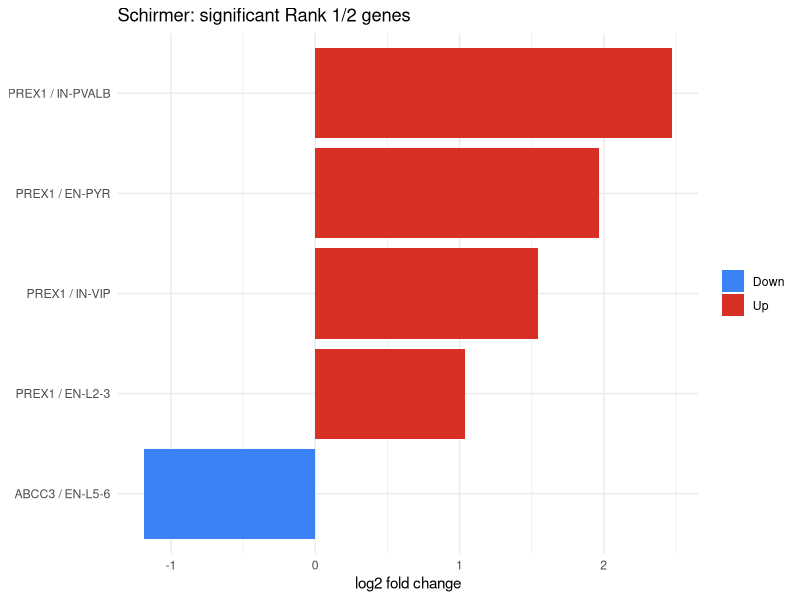
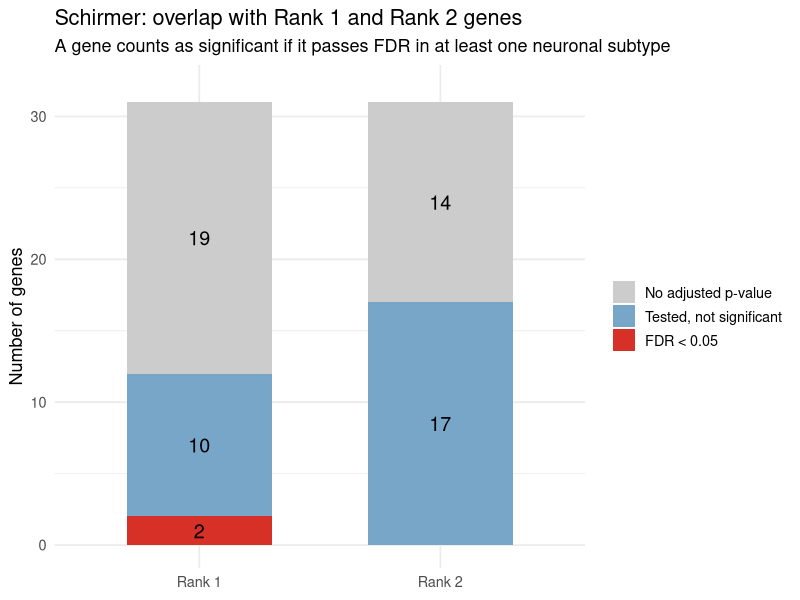

These figures' R source, in order:
# Plot significant Rank 1 and Rank 2 genes.
library(ggplot2)

r <- read.csv("results/rank_gene_results.csv")
r <- r[!is.na(r$padj) & r$padj < 0.05, ]
r$label <- paste(r$human_symbol, r$subtype, sep = " / ")

p <- ggplot(r, aes(reorder(label, log2FoldChange), log2FoldChange,
                   fill = log2FoldChange > 0)) +
  geom_col() + coord_flip() +
  scale_fill_manual(values = c("#3B82F6", "#D73027"),
                    labels = c("Down", "Up"), name = NULL) +
  theme_minimal() +
  labs(title = "Schirmer: significant Rank 1/2 genes",
       x = NULL, y = "log2 fold change")
ggsave("plots/rank_gene_effects.png", p, width = 9, height = 5, dpi = 200)

# Show how many genes from each rank list could be tested and passed FDR.
genes <- read.csv("data/rank_genes.csv")
genes <- genes[genes$use_primary_analysis == "Y", ]
results <- read.csv("results/rank_gene_results.csv")

summary <- data.frame()
for (rank in c("Rank 1", "Rank 2")) {
  listed <- unique(genes$human_ensembl[genes$rank == rank])
  tested <- unique(results$human_ensembl[results$rank == rank & !is.na(results$padj)])
  significant <- unique(results$human_ensembl[results$rank == rank &
                                                  !is.na(results$padj) & results$padj < 0.05])
  summary <- rbind(summary, data.frame(
    rank = rank,
    status = c("FDR < 0.05", "Tested, not significant", "No adjusted p-value"),
    genes = c(length(significant), length(setdiff(tested, significant)),
              length(setdiff(listed, tested)))
  ))
}
summary$status <- factor(summary$status,
                         levels = c("No adjusted p-value", "Tested, not significant", "FDR < 0.05"))

p <- ggplot(summary, aes(rank, genes, fill = status)) +
  geom_col(width = 0.6) +
  geom_text(aes(label = ifelse(genes > 0, genes, "")),
            position = position_stack(vjust = 0.5), size = 5) +
  scale_fill_manual(values = c("grey80", "#78A6C8", "#D73027")) +
  scale_y_continuous(limits = c(0, 32), breaks = seq(0, 30, 10)) +
  theme_minimal(base_size = 13) +
  labs(title = "Schirmer: overlap with Rank 1 and Rank 2 genes",
       subtitle = "A gene counts as significant if it passes FDR in at least one neuronal subtype",
       x = NULL, y = "Number of genes", fill = NULL)
ggsave("plots/rank_gene_support.png", p, width = 9, height = 5, dpi = 200)
